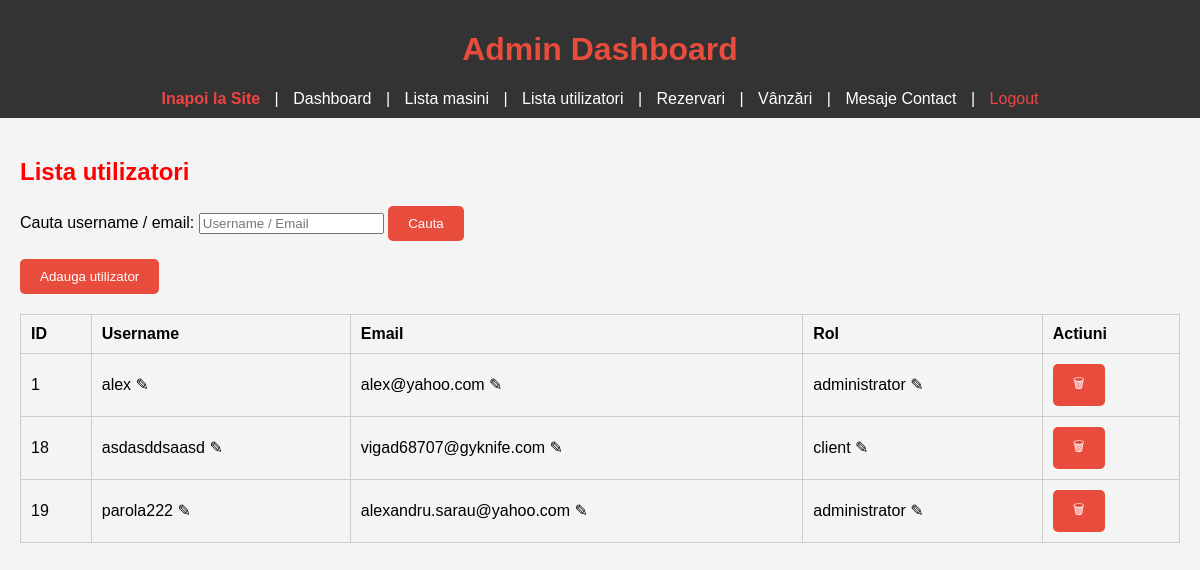
The page /admin/admin_users.php (signed in) on the database its author committed.
### tables this page shows
CREATE TABLE `users` (
  `id` int(11) NOT NULL,
  `username` varchar(50) NOT NULL,
  `gender` enum('m','f','o') NOT NULL,
  `email` varchar(50) NOT NULL,
  `password` varchar(256) NOT NULL,
  `role` varchar(15) NOT NULL DEFAULT 'client'
);

### admin/admin_users.php (the view, shortened to what this page needs)
<?php
include '../db_connect.php';
$filterSQL = "";
$stmt = $conn->prepare("SELECT id, username, email, role FROM users $filterSQL ORDER BY id ASC");
$stmt->execute();
$result = $stmt->get_result();
include 'admin_header.php';
?>
<!DOCTYPE html>
<html lang="ro">
<head>
<link rel="stylesheet" href="../resurse/css/admin.css">
</head>
<body>
<main>
<h2>Lista utilizatori</h2>
<form method="get">
    <label>Cauta username / email:</label>
    <input type="text" name="search" value="<?= htmlspecialchars($_GET['search'] ?? '') ?>" placeholder="Username / Email">
    <button type="submit">Cauta</button>
</form>
<br>
<button id="addUserBtn">Adauga utilizator</button>
<table border="1" cellpadding="10">
<tr>
    <th>ID</th>
    <th>Username</th>
    <th>Email</th>
    <th>Rol</th>
    <th>Actiuni</th>
</tr>
<?php while($row = $result->fetch_assoc()){ ?>
<tr data-id="<?php echo $row['id']; ?>">
    <td><?php echo $row['id']; ?></td>
    <?php foreach(['username','email','role'] as $field){ ?>
    <td>
        <span class="editable" data-field="<?php echo $field; ?>" data-id="<?php echo $row['id']; ?>">
            <?php echo $row[$field]; ?>
        </span>
        <span class="edit-icon">✎</span>
    </td>
    <?php } ?>
    <td>
        <button class="delete-btn" data-id="<?php echo $row['id']; ?>">🗑</button>
    </td>
</tr>
<?php } ?>
</table>
</main>
</body>
</html>

### resurse/css/admin.css (style rules this page uses)
body { font-family: Arial; background:#f4f4f4; margin:0; padding:0; }
h2 { color:red; }
main { padding:20px; }
table { width:100%; border-collapse:collapse; margin-top:20px; }
table th, table td { border:1px solid #ccc; padding:10px; text-align:left; }
button { background:#E74C3C; color:white; border:none; padding:10px 20px; cursor:pointer; border-radius:5px; }

### rows shown on the page
users: id "1", username "alex", email "alex@yahoo.com", role "administrator"
users: id "18", username "asdasddsaasd", email "vigad68707@gyknife.com", role "client"
users: id "19", username "parola222", email "alexandru.sarau@yahoo.com", role "administrator"
